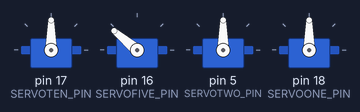
Bench run of a sketch on a simulated Arduino Uno, built with avr-gcc and run on an emulated ATmega328P. On the bench: 4 × servo.

Above: at 0.05 s.
At 1.5 s:
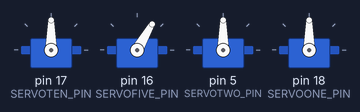
At 2.25 s:
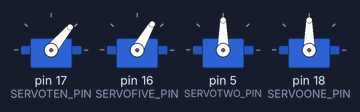
At 3.0 s:
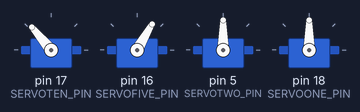
At 4.5 s:
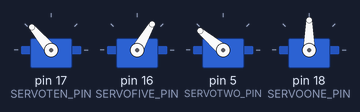
At 6.0 s:
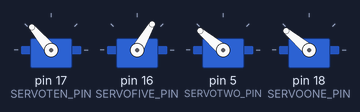
Timing chart, 0 to 7.8 s (numbered marks = the images above):
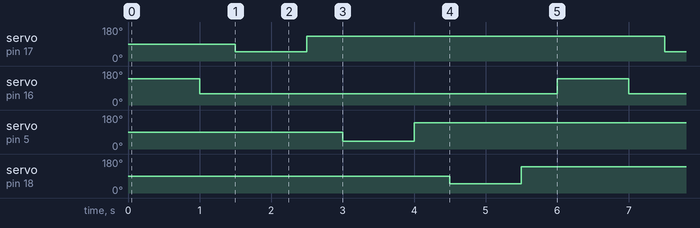

Measured:
- by itself, servo on pin 17 (SERVOTEN_PIN): alternates 130° for 5.0 s and 50° for 1.0 s
- by itself, servo on pin 16 (SERVOFIVE_PIN): alternates 140° for 1.0 s and 60° for 5.0 s
- by itself, servo on pin 5 (SERVOTWO_PIN): alternates 140° for 5.0 s and 40° for 1.0 s
- by itself, servo on pin 18 (SERVOONE_PIN): alternates 140° for 5.0 s and 50° for 1.0 s

The sketch:

servo.ino
```cpp
#include <Servo.h>

#define SERVOTEN_PIN 17
#define SERVOFIVE_PIN 16
#define SERVOTWO_PIN 5
#define SERVOONE_PIN 18

Servo servoTen;
Servo servoFive;
Servo servoTwo;
Servo servoOne;

void setup() {
  Serial.begin(9600);
  // attach the servos to the pins
  servoTen.attach(SERVOTEN_PIN);
  servoFive.attach(SERVOFIVE_PIN);
  servoTwo.attach(SERVOTWO_PIN);
  servoOne.attach(SERVOONE_PIN);
}

void loop() {
  drop_tenCoin();
  drop_fiveCoin();
  drop_twoCoin();
  drop_oneCoin();
}

void drop_tenCoin()
{
  servoFive.write(140);
  delay(1000);
  servoFive.write(60);
  delay(500);
}
void drop_fiveCoin()
{
  servoTen.write(50);
  delay(1000);
  servoTen.write(130);
  delay(500);
}
void drop_twoCoin()
{
  servoTwo.write(40);
  delay(1000);
  servoTwo.write(140);
  delay(500);
}
void drop_oneCoin()
{
  servoOne.write(50);
  delay(1000);
  servoOne.write(140);
  delay(500);
}
```
